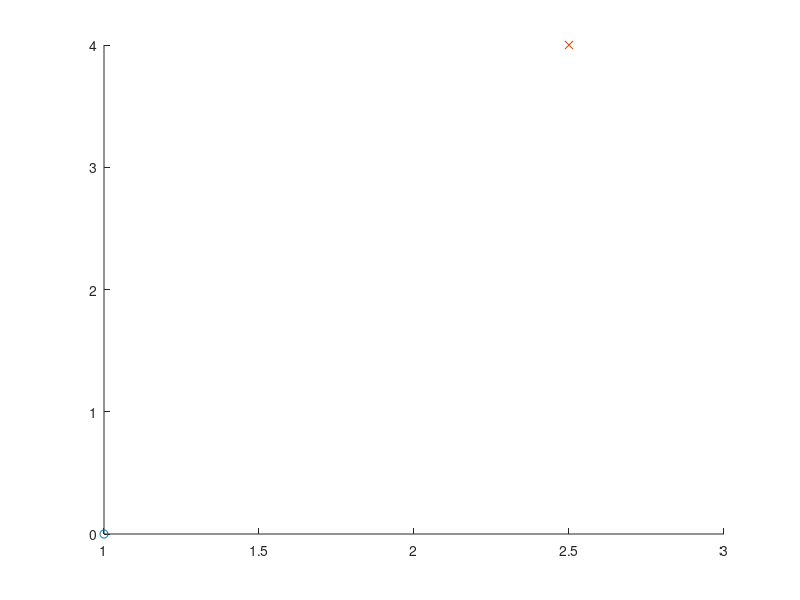

Write MATLAB code to recreate this figure. (Note: this script raises an error after producing the figure.)
function [cameFrom] = astar()
% function [] = astar(goalx, goaly, startx, starty)
% Written by Bryce Hill
% 
% Purpose: _ 2-D space to search 
% 
% Inputs:
%   * goal (x,y)
%   * start (x,y)
% 
% Outputs:
%   * path

%% Define start and finish
sizex = 5;
sizey = 5;
goalx = 2.5;
goaly = 4;
startx = 1;
starty = 0;
hold on
plot(startx,starty,'o')
plot(goalx,goaly,'x')
%% Define operating space and generate obstacles
Space(sizex, sizey, startx, starty, goalx, goaly);
load('space.mat')   % Load vectors which define space and obstacles

%% Declare Closed and Open sets
closed = [];   % Closed is the set of nodes already evaluated
% open = node;   % Open is the set of nodes to be evaluated
length = numel(x);
openx = x;    % Set openx = single column array of x points
openy = y;    % Set openy = single column array of y points

%% Move to first node
buffer = [];
for i =1:1:length
    buffer(i) = distance(startx, starty, openx(i), openy(i));
end
[dum, index] = min(buffer);
cameFrom(1,1) = openx(index);
cameFrom(1,2) = openy(index);
plot(openx(index),openy(index),'o') 
xNode = openx(index); 
yNode = openy(index);       % semantics
closed = index;
        
step = 1;                   % Set up step tracking variable
noPath = 1;                         % Set flag for completeing a path
cameFrom
% Enter loop 
while((xNode ~= goalx || yNode ~= goaly) && noPath == 1) 
    [xNode, yNode, cameFrom, closed, index, step, noPath] = successor(xNode, yNode, openx, openy, cameFrom, length, neighbor, index, closed, goalx, goaly, step);
    cameFrom
end
cameFrom(step,1) = goalx;
cameFrom(step,2) = goaly;

plot(cameFrom(:,1),cameFrom(:,2),'--r')

end

